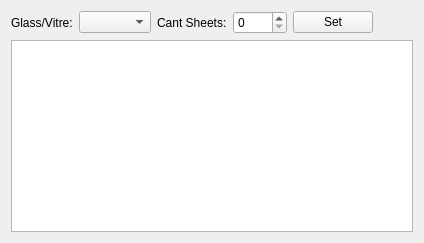
               <widget class="QWidget" name="tab_29">
                <attribute name="title">
                 <string>Stock Total</string>
                </attribute>
                <layout class="QGridLayout" name="gridLayout_33">
                 <item row="0" column="0">
                  <layout class="QVBoxLayout" name="verticalLayout_6">
                   <item>
                    <layout class="QHBoxLayout" name="horizontalLayout_5">
                     <item>
                      <widget class="QLabel" name="label_11">
                       <property name="text">
                        <string>Glass/Vitre:</string>
                       </property>
                      </widget>
                     </item>
                     <item>
                      <widget class="QComboBox" name="cmb_stock_glass"/>
                     </item>
                     <item>
                      <widget class="QLabel" name="label_12">
                       <property name="text">
                        <string>Cant Sheets:</string>
                       </property>
                      </widget>
                     </item>
                     <item>
                      <widget class="QSpinBox" name="sp_stock_cant">
                       <property name="maximum">
                        <number>9999</number>
                       </property>
                      </widget>
                     </item>
                     <item>
                      <widget class="QPushButton" name="pushButton_5">
                       <property name="text">
                        <string>Set</string>
                       </property>
                      </widget>
                     </item>
                     <item>
                      <spacer name="horizontalSpacer_8">
                       <property name="orientation">
                        <enum>Qt::Horizontal</enum>
                       </property>
                       <property name="sizeHint" stdset="0">
                        <size>
                         <width>40</width>
                         <height>20</height>
                        </size>
                       </property>
                      </spacer>
                     </item>
                    </layout>
                   </item>
                   <item>
                    <widget class="QTableView" name="tableView_stock"/>
                   </item>
                  </layout>
                 </item>
                </layout>
               </widget>
